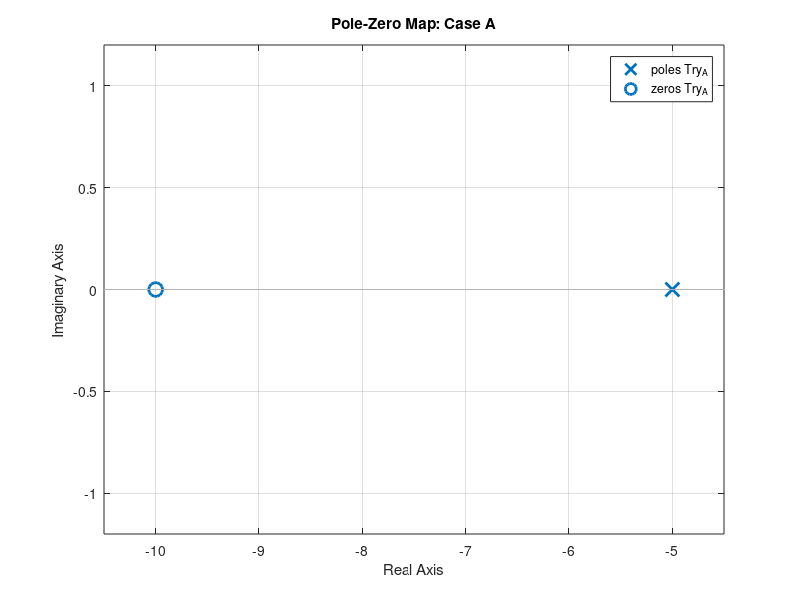
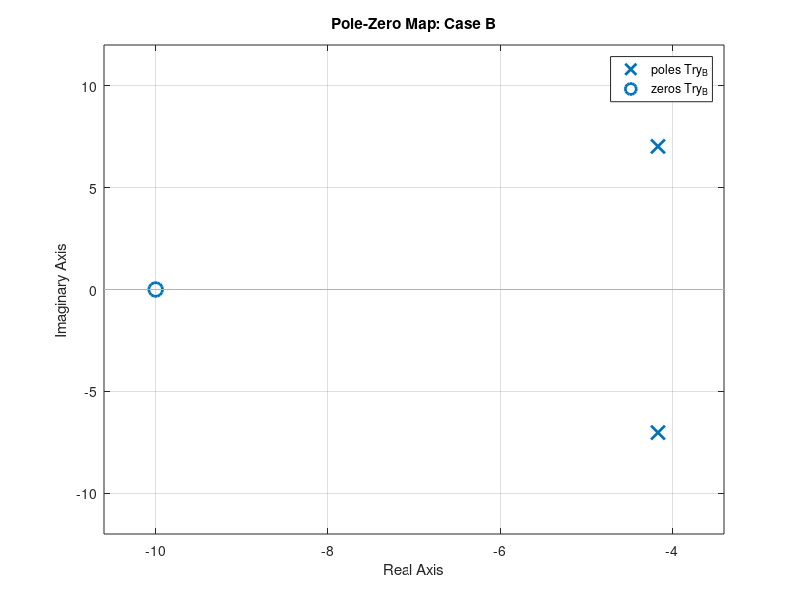
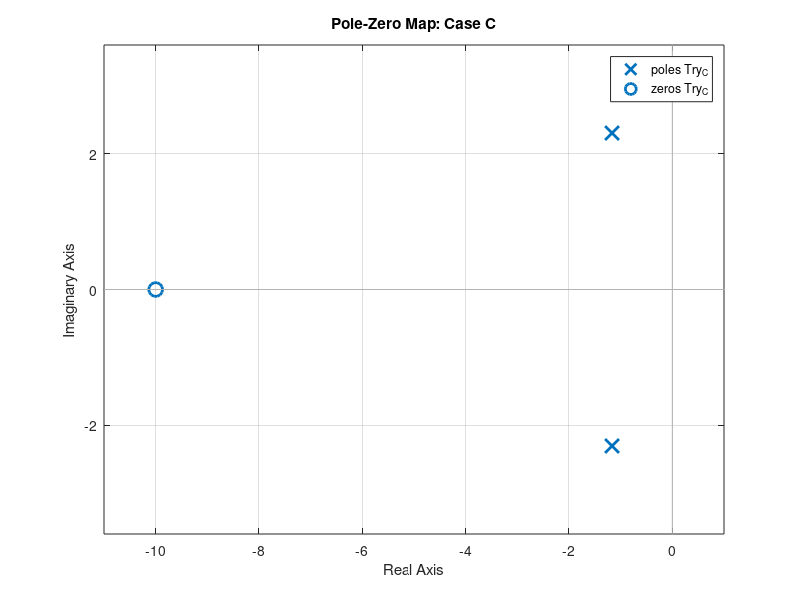
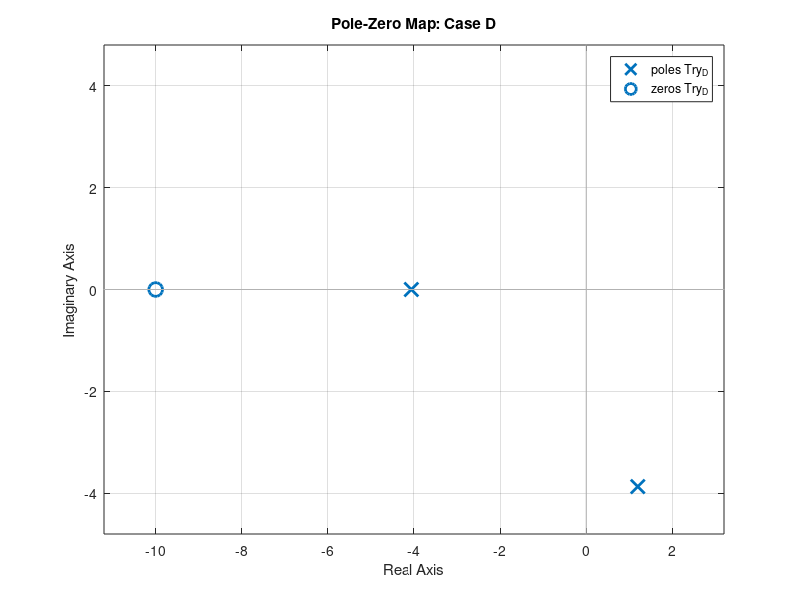

Recreate these plots in MATLAB, in order.
% System parameters (Table 1)
kt = 2;
J  = 3;
b  = 5;
kp = 10;
kd = 1;
ki = 100;

num_A = [kd*kt kp*kt];
den_A = [J+kd*kt b+kp*kt];
Try_A = tf(num_A, den_A)

num_B = [kp*kt ki*kt];
den_B = [J b+kp*kt ki*kt];
Try_B = tf(num_B, den_B)

num_C = [kd*kt kp*kt];
den_C = [J b+kd*kt kp*kt];
Try_C = tf(num_C, den_C)

num_D = [kp*kt ki*kt];
den_D = [J b kp*kt ki*kt];
Try_D = tf(num_D, den_D)


figure(1); pzmap(Try_A); title('Pole-Zero Map: Case A')
figure(2); pzmap(Try_B); title('Pole-Zero Map: Case B')
figure(3); pzmap(Try_C); title('Pole-Zero Map: Case C')
figure(4); pzmap(Try_D); title('Pole-Zero Map: Case D')

figure(5); step(Try_A); title('Step Response: Case A')
figure(6); step(Try_B); title('Step Response: Case B')
figure(7); step(Try_C); title('Step Response: Case C')
figure(8); step(Try_D); title('Step Response: Case D')
